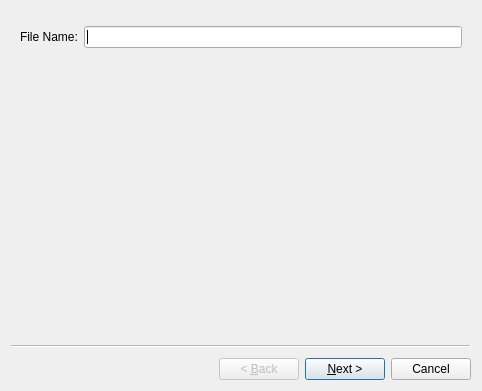
<?xml version="1.0" encoding="UTF-8"?>
<ui version="4.0">
 <class>Wizard</class>
 <widget class="QWizard" name="Wizard">
  <property name="geometry">
   <rect>
    <x>0</x>
    <y>0</y>
    <width>482</width>
    <height>391</height>
   </rect>
  </property>
  <property name="minimumSize">
   <size>
    <width>400</width>
    <height>360</height>
   </size>
  </property>
  <property name="windowTitle">
   <string>Wizard</string>
  </property>
  <property name="styleSheet">
   <string notr="true"/>
  </property>
  <property name="locale">
   <locale language="English" country="UnitedStates"/>
  </property>
  <property name="wizardStyle">
   <enum>QWizard::ClassicStyle</enum>
  </property>
  <property name="titleFormat">
   <enum>Qt::RichText</enum>
  </property>
  <widget class="ItemSelectionWizardPage" name="sourceChoserWizardPage">
   <property name="title">
    <string/>
   </property>
   <property name="subTitle">
    <string/>
   </property>
   <layout class="QGridLayout" name="gridLayout">
    <item row="0" column="0">
     <layout class="QVBoxLayout" name="verticalLayout">
      <item>
       <widget class="SelectItemWidget" name="sourceSelectItemWidget" native="true"/>
      </item>
      <item>
       <layout class="QHBoxLayout" name="horizontalLayout">
        <item>
         <widget class="QLabel" name="sourceItemNameLabel">
          <property name="sizePolicy">
           <sizepolicy hsizetype="Preferred" vsizetype="Preferred">
            <horstretch>0</horstretch>
            <verstretch>0</verstretch>
           </sizepolicy>
          </property>
          <property name="styleSheet">
           <string notr="true">font: 75 8pt &quot;MS Shell Dlg 2&quot;;</string>
          </property>
          <property name="text">
           <string>File Name:</string>
          </property>
         </widget>
        </item>
        <item>
         <widget class="QLineEdit" name="sourceItemNameLineEdit">
          <property name="sizePolicy">
           <sizepolicy hsizetype="Expanding" vsizetype="Fixed">
            <horstretch>0</horstretch>
            <verstretch>0</verstretch>
           </sizepolicy>
          </property>
         </widget>
        </item>
       </layout>
      </item>
     </layout>
    </item>
   </layout>
  </widget>
  <widget class="ItemSelectionWizardPage" name="targetChoserWizardPage">
   <layout class="QGridLayout" name="gridLayout_2">
    <item row="0" column="0">
     <layout class="QVBoxLayout" name="verticalLayout_2">
      <item>
       <widget class="SelectItemWidget" name="targetSelectItemWidget" native="true"/>
      </item>
      <item>
       <layout class="QHBoxLayout" name="horizontalLayout_4">
        <item>
         <widget class="QLabel" name="targetItemNameLabel">
          <property name="sizePolicy">
           <sizepolicy hsizetype="Preferred" vsizetype="Preferred">
            <horstretch>0</horstretch>
            <verstretch>0</verstretch>
           </sizepolicy>
          </property>
          <property name="styleSheet">
           <string notr="true">font: 75 8pt &quot;MS Shell Dlg 2&quot;;</string>
          </property>
          <property name="text">
           <string>File Name:</string>
          </property>
         </widget>
        </item>
        <item>
         <widget class="QLineEdit" name="targetItemNameLineEdit">
          <property name="sizePolicy">
           <sizepolicy hsizetype="Expanding" vsizetype="Fixed">
            <horstretch>0</horstretch>
            <verstretch>0</verstretch>
           </sizepolicy>
          </property>
         </widget>
        </item>
       </layout>
      </item>
     </layout>
    </item>
   </layout>
  </widget>
  <widget class="DataStoreWizardPage" name="datastoreChoserWizardPage">
   <layout class="QVBoxLayout" name="verticalLayout_3">
    <item>
     <widget class="QLabel" name="dataStoreLabel">
      <property name="text">
       <string>Select storage location:</string>
      </property>
     </widget>
    </item>
    <item>
     <widget class="QComboBox" name="dataStoreComboBox"/>
    </item>
    <item>
     <widget class="QTableWidget" name="dataStoreTableWidget">
      <property name="editTriggers">
       <set>QAbstractItemView::NoEditTriggers</set>
      </property>
      <property name="selectionMode">
       <enum>QAbstractItemView::NoSelection</enum>
      </property>
      <property name="selectionBehavior">
       <enum>QAbstractItemView::SelectRows</enum>
      </property>
      <property name="gridStyle">
       <enum>Qt::DotLine</enum>
      </property>
      <property name="sortingEnabled">
       <bool>true</bool>
      </property>
      <property name="cornerButtonEnabled">
       <bool>true</bool>
      </property>
      <property name="rowCount">
       <number>4</number>
      </property>
      <property name="columnCount">
       <number>2</number>
      </property>
      <attribute name="horizontalHeaderVisible">
       <bool>false</bool>
      </attribute>
      <attribute name="horizontalHeaderDefaultSectionSize">
       <number>130</number>
      </attribute>
      <attribute name="horizontalHeaderStretchLastSection">
       <bool>true</bool>
      </attribute>
      <attribute name="verticalHeaderVisible">
       <bool>false</bool>
      </attribute>
      <attribute name="verticalHeaderDefaultSectionSize">
       <number>22</number>
      </attribute>
      <attribute name="verticalHeaderStretchLastSection">
       <bool>false</bool>
      </attribute>
      <attribute name="horizontalHeaderDefaultSectionSize">
       <number>130</number>
      </attribute>
      <row/>
      <row/>
      <row/>
      <row/>
      <column/>
      <column/>
     </widget>
    </item>
   </layout>
  </widget>
  <widget class="PropertyWizardPage" name="propertyChoserWizardPage">
   <layout class="QVBoxLayout" name="verticalLayout_4">
    <item>
     <widget class="QLabel" name="dataTypeLabel">
      <property name="text">
       <string>Select data type:</string>
      </property>
     </widget>
    </item>
    <item>
     <widget class="QComboBox" name="dataTypeComboBox"/>
    </item>
    <item>
     <widget class="PropertyWidget" name="propertyWidget" native="true"/>
    </item>
   </layout>
  </widget>
 </widget>
 <customwidgets>
  <customwidget>
   <class>SelectItemWidget</class>
   <extends>QWidget</extends>
   <header>datafinder.gui.user.common.widget</header>
   <container>1</container>
  </customwidget>
  <customwidget>
   <class>PropertyWidget</class>
   <extends>QWidget</extends>
   <header>datafinder.gui.user.common.widget</header>
   <container>1</container>
  </customwidget>
  <customwidget>
   <class>ItemSelectionWizardPage</class>
   <extends>QWizardPage</extends>
   <header>datafinder.gui.user.dialogs.creation_wizard.pages.item_selection_page</header>
   <container>1</container>
  </customwidget>
  <customwidget>
   <class>PropertyWizardPage</class>
   <extends>QWizardPage</extends>
   <header>datafinder.gui.user.dialogs.creation_wizard.pages.property_page</header>
   <container>1</container>
  </customwidget>
  <customwidget>
   <class>DataStoreWizardPage</class>
   <extends>QWizardPage</extends>
   <header>datafinder.gui.user.dialogs.creation_wizard.pages.datastore_page_handler</header>
   <container>1</container>
  </customwidget>
 </customwidgets>
 <resources>
  <include location="../../user.qrc"/>
 </resources>
 <connections/>
</ui>
